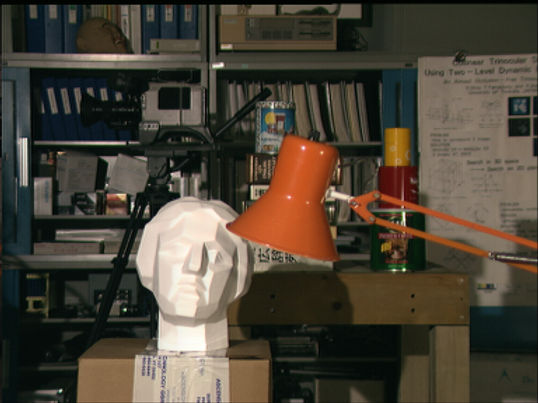
#> input picture l.jpg, 538 x 403 px
$ jupyter execute DepthMap.ipynb
#> lines starting #> are read from the running program, lines starting #| are printed output that depends on the picture
[cell 1]
import numpy as np
import cv2 as cv
from matplotlib import pyplot as plt
imgL = cv.imread('l.jpg', cv.IMREAD_GRAYSCALE)
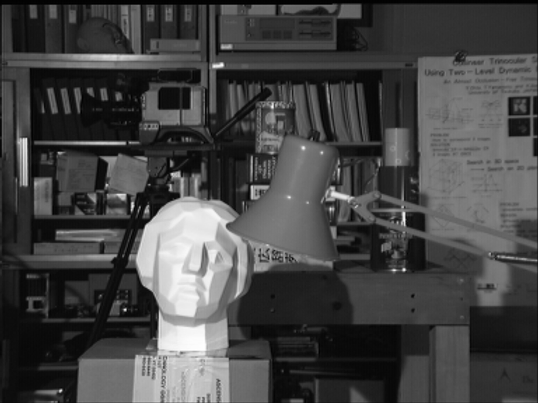
#> imgL: shape (403, 538); min 0, max 255, mean 69.1
imgR = cv.imread('r.jpg', cv.IMREAD_GRAYSCALE)
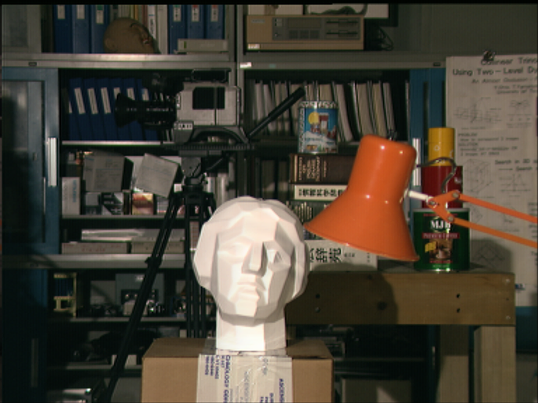
#> input picture r.jpg, 538 x 403 px
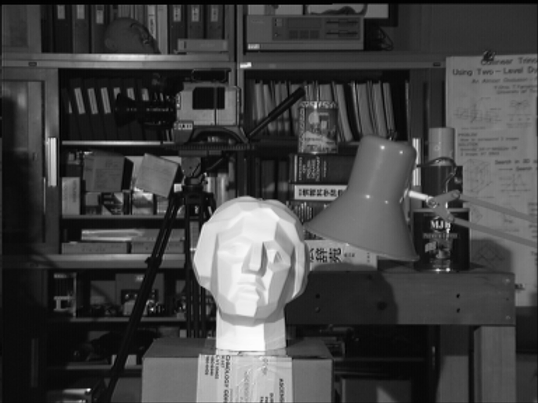
#> imgR: shape (403, 538); min 0, max 254, mean 67.2
 # 获取第二张图片的尺寸
# target_size = imgR.shape[1], imgR.shape[0]

# # 将第一张图片调整为目标大小
# imgL = cv.resize(imgL, target_size)

stereo = cv.StereoBM.create(numDisparities=32, blockSize=5) #视差范围大小，块大小
disparity = stereo.compute(imgL,imgR)
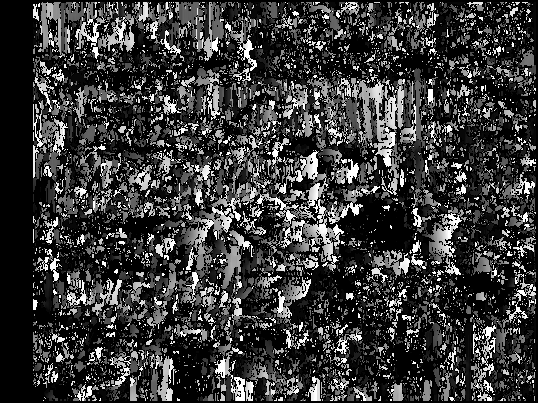
#> disparity: shape (403, 538) int16; min -16, max 496, mean 100.6; drawn with min black and max white
plt.imshow(disparity,'gray')
plt.show()
